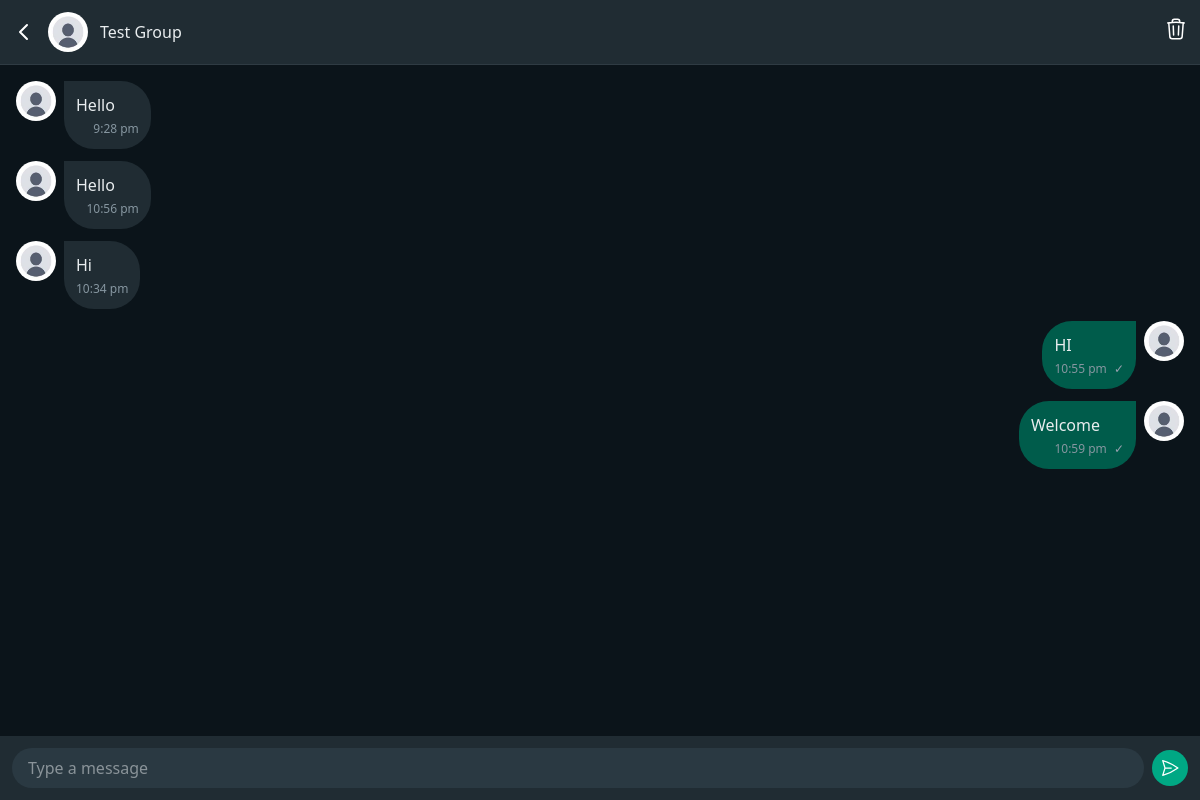
The page /chat/group/1 (signed in) on the database as committed earlier.
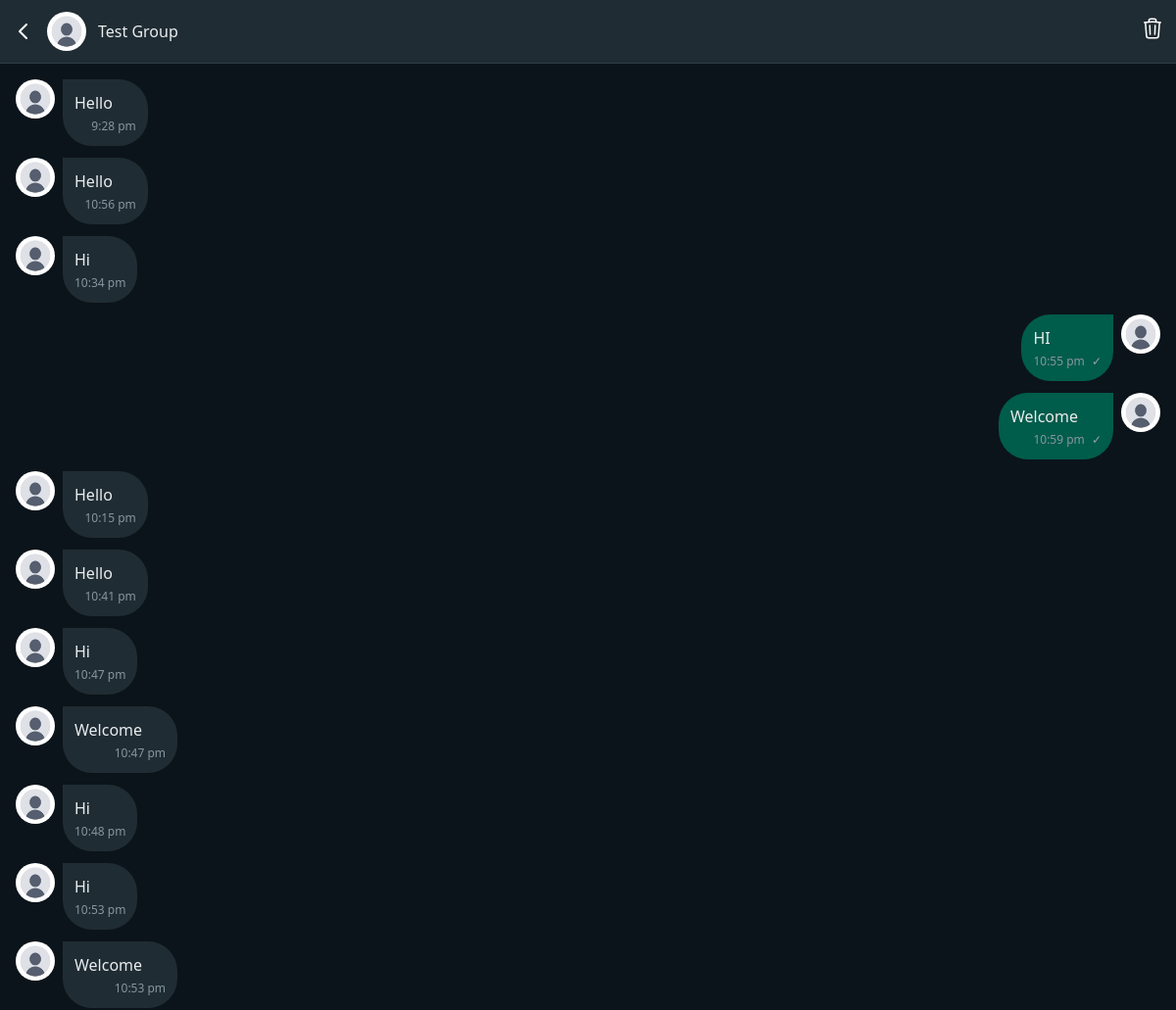
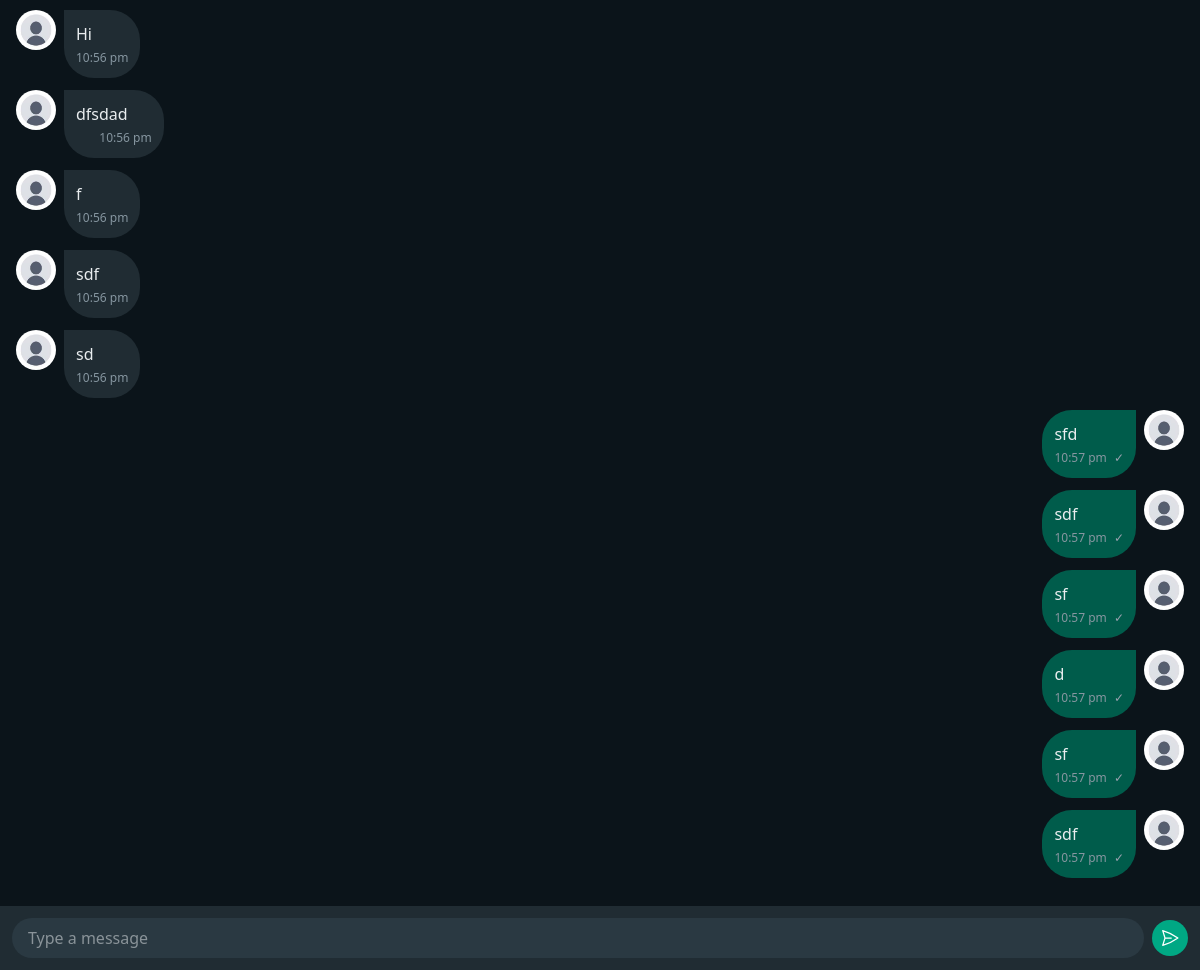
The same page on the database as committed later (2 pictures, top to bottom).
### chat/models.py (models this page shows, shortened)
class GroupModel(models.Model):
    name = models.CharField(max_length=100)
    participants = models.ManyToManyField(
        CustomUser,
        related_name='room_participants'
    )
    created_at = models.DateTimeField(auto_now_add=True)
    updated_at = models.DateTimeField(auto_now=True)
    admin = models.ForeignKey(
        CustomUser,
        on_delete=models.SET_NULL,
        null=True,
        blank=True,
        related_name='admin_of_room'
    )
    avatar = models.ImageField(
        upload_to=userDirectoryPath,
        default='default.jpg'
    )
    is_active = models.BooleanField(default=True)
    description = models.TextField(blank=True, null=True)
    class Meta:
        ordering = ['-updated_at']
    def __str__(self):
        return f"{self.name} (Admin: {self.admin})"

class GroupMessagesModel(models.Model):
    room = models.ForeignKey(
        GroupModel,
        on_delete=models.CASCADE,
        related_name='messages'
    )
    sender = models.ForeignKey(
        CustomUser,
        on_delete=models.CASCADE,
        related_name='messages_sent'
    )
    message = models.TextField()
    timestamp = models.DateTimeField(auto_now_add=True)
    read = models.BooleanField(default=False)
    class Meta:
        ordering = ["timestamp"]
        indexes = [
            models.Index(fields=["room", "timestamp"]),
            models.Index(fields=["sender"]),
        ]
    def __str__(self):
        return f"{self.sender} → {self.room}: {self.message[:20]}"

### userauths/models.py (models this page shows, shortened)
class CustomUser(AbstractUser):
    username = models.CharField(
        max_length=20,
        unique=True,
        blank=False,
        validators=[
            RegexValidator(
                regex='^[a-zA-Z0-9_]+$',
                message='Username can only contain letters, numbers, and underscores',
                code='invalid_username'
            )
        ],
        help_text='Required 20 characters or fewer. Letters, digits and _ only.'
    )
    email = models.EmailField(
        unique=True,
        blank=False,
        help_text='Required. Must be a valid email address.'
    )
    bio = models.TextField(
        max_length=500,  # Increased from 100
        blank=True,  # Changed from False
        help_text='Tell us about yourself (500 characters max)'
    )
    avatar = models.ImageField(
        upload_to=userDirectoryPath,
        default='default.jpg',
        help_text='Profile picture (300x300 recommended)'
    )
    website = models.URLField(
        blank=True,
        default='',
        help_text='Your personal website'
    )
    facebook = models.URLField(
        blank=True,
        default='',
        help_text='Your Facebook profile URL'
    )
    instagram = models.URLField(  # Fixed typo from 'instagran'
        blank=True,
        default='',
        help_text='Your Instagram profile URL'
    )
    twitter = models.URLField(
        blank=True,
        default='',
        help_text='Your Twitter profile URL'
    )
    is_verified = models.BooleanField(
        default=False,
        help_text='Designates whether the user has verified their email'
    )
    last_activity = models.DateTimeField(
        null=True,
        blank=True,
        help_text='Last time the user was active'
    )
    USERNAME_FIELD = 'email'
    REQUIRED_FIELDS = ['username']  # Email is already required by default
    class Meta:
        verbose_name = 'User'
        verbose_name_plural = 'Users'
        ordering = ['-date_joined']
    def __str__(self):
        return f'{self.username}'

### chat/views.py (the view, shortened to what this page needs)
# urls.py: path('group/<int:pk>', GroupView.as_view(), name='group'),
class GroupView(LoginRequiredMixin, View):
    login_url = '/'  # Redirect URL if not authenticated
    redirect_field_name = 'next'  # Default (optional)
    def get(self, request, pk):
        try:
            group = GroupModel.objects.get(pk=pk)
            messages = group.messages.all().order_by('timestamp')
            print(f'Messages --> {messages}')
        except Exception as e:
            messages.error(request, f"Error loading conversations: {str(e)}")
        return render(request, 'chat/group.html', {
            'group': group,
            'chat_messages': messages
        })

### templates/chat/group.html (shortened to what this page needs)
{% extends "chat/base.html" %}
{% block content %}
  {% load static %}
  <div
    class="flex flex-col h-screen bg-[#0B141A]"
    id="chat-container"
    data-group-id="{{group.id}}"
    data-user-id="{{ request.user.id }}"
    data-user-name="{{ request.user.username }}"
    data-user-avatar="{{ request.user.avatar.url }}"
    >
    <div class="p-3 border-b border-[#2F3B43] bg-[#202C33] flex justify-between items-center">
        <div class="flex items-center space-x-3">
          <a href="{% url 'user-conversations' %}" class="text-white" title="Back">
            <svg class="w-6 h-6" fill="none" stroke="currentColor" viewBox="0 0 24 24">
              <path stroke-linecap="round" stroke-linejoin="round" stroke-width="2" d="M15 19l-7-7 7-7"></path>
            </svg>
          </a>
          <img
            src="{{ group.avatar.url|default:'/media/default.jpg' }}"
            alt="{{ group.name }}"
            class="w-10 h-10 rounded-full object-cover"
            onerror="this.src='/static/images/default-avatar.jpg'"
          />
          <div>
            <h2 class="font-medium text-[#E9EDEF]">
              {{ group.name }}
            </h2>
          </div>
        </div>
      {% if user == group.admin %}
      <form method="get" action=""
          onsubmit="return confirm('Are you sure? This will delete ALL messages in this group permanently!')">
          <button type="submit" class="btn text-[#fff] cursor-pointer" title="Delete group">
          </button>
      </form>
  {% endif %}
    </div>
    <div
      class="flex-1 overflow-y-auto p-4 space-y-2 bg-[#0B141A] bg-opacity-95"
      id="messages-container"
    >
      {% for message in chat_messages %}
      <div
        class="flex {% if message.sender == request.user %}justify-end{% else %}justify-start{% endif %} gap-2 mb-3"
      >
        {% if message.sender != request.user %}
        <img
          src="{{ message.sender.avatar.url|default:'/media/default.jpg' }}"
          alt="{{ message.sender.username }}"
          class="w-10 h-10 rounded-full object-cover flex-shrink-0"
          onerror="this.src='/static/images/default-avatar.jpg'"
        />
        {% endif %}
        <div
          class="max-w-[65%] rounded-br-[30px] rounded-bl-[30px] p-3 {% if message.sender == request.user %}rounded-tl-[30px] bg-[#005C4B]{% else %}rounded-tr-[30px] bg-[#202C33]{% endif %} group relative"
        >
          <div class="relative">
            <p class="text-[#E9EDEF] pr-6">{{ message.message }}</p>
          </div>
          <p class="text-xs text-[#8696A0] text-right mt-1">
            {{ message.timestamp|time:"g:i A"|lower }}
            {% if message.sender == request.user %}
                <span class="ml-1 text-gray-400">✓</span>
            {% endif %}
          </p>
        </div>
        {% if message.sender == request.user %}
        <img
          src="{{ message.sender.avatar.url|default:'/media/default.jpg' }}"
          alt="{{ request.user.username }}"
          class="w-10 h-10 rounded-full object-cover flex-shrink-0"
          onerror="this.src='/static/images/default-avatar.jpg'"
        />
        {% endif %}
      </div>
      {% empty %}
      <div class="text-center text-[#8696A0] py-8">No messages yet</div>
      {% endfor %}
    </div>
    <div class="p-3 bg-[#202C33]">
      <form method="post" id="chat-form" class="flex items-center gap-2 w-full">
        <div class="flex-1 min-w-0">
          <input
            type="text"
            name="body"
            id="body"
            placeholder="Type a message"
            class="w-full bg-[#2A3942] text-[#E9EDEF] rounded-full px-4 py-2 focus:outline-none focus:ring-1 focus:ring-[#00A884]"
            autocomplete="off"
            required
          />
        </div>
        <button
          type="submit"
          class="shrink-0 bg-[#00A884] text-white rounded-full p-2 hover:bg-[#06CF9C] focus:outline-none focus:ring-1 focus:ring-white cursor-pointer"
          aria-label="Send message"
        >
          <svg
            xmlns="http://www.w3.org/2000/svg"
            class="h-5 w-5"
            fill="none"
            viewBox="0 0 24 24"
            stroke-width="1.5"
            stroke="currentColor"
            class="size-6"
          >
            <path
              stroke-linecap="round"
              stroke-linejoin="round"
              d="M6 12 3.269 3.125A59.769 59.769 0 0 1 21.485 12 59.768 59.768 0 0 1 3.27 20.875L5.999 12Zm0 0h7.5"
            />
          </svg>
        </button>
      </form>
    </div>
  </div>
{% endblock content %}

### templates/chat/base.html (shortened to what this page needs)
<!DOCTYPE html>
<html lang="en">
  <head>
    {% load static %}
    <script src="https://cdn.jsdelivr.net/npm/@tailwindcss/browser@4"></script>
  </head>
  <body class="bg-gray-600">
    {% block content %} {% endblock content %}
  </body>
</html>

Rows that differ between the two databases and show on the page:
added GroupMessagesModel: sender.avatar (placeholder picture), message "Hello", timestamp "10:15 pm"
added GroupMessagesModel: sender.avatar (placeholder picture), message "Hello", timestamp "10:41 pm"
added GroupMessagesModel: sender.avatar (placeholder picture), message "Hi", timestamp "10:47 pm"
added GroupMessagesModel: sender.avatar (placeholder picture), message "Welcome", timestamp "10:47 pm"
added GroupMessagesModel: sender.avatar (placeholder picture), message "Hi", timestamp "10:48 pm"
added GroupMessagesModel: sender.avatar (placeholder picture), message "Hi", timestamp "10:53 pm"
added GroupMessagesModel: sender.avatar (placeholder picture), message "Welcome", timestamp "10:53 pm"
added GroupMessagesModel: sender.avatar (placeholder picture), message "Hi", timestamp "10:56 pm"
added GroupMessagesModel: sender.avatar (placeholder picture), message "dfsdad", timestamp "10:56 pm"
added GroupMessagesModel: sender.avatar (placeholder picture), message "f", timestamp "10:56 pm"
added GroupMessagesModel: sender.avatar (placeholder picture), message "sdf", timestamp "10:56 pm"
added GroupMessagesModel: sender.avatar (placeholder picture), message "sd", timestamp "10:56 pm"
added GroupMessagesModel: message "sfd", timestamp "10:57 pm", sender.avatar (placeholder picture)
added GroupMessagesModel: message "sdf", timestamp "10:57 pm", sender.avatar (placeholder picture)
added GroupMessagesModel: message "sf", timestamp "10:57 pm", sender.avatar (placeholder picture)
added GroupMessagesModel: message "d", timestamp "10:57 pm", sender.avatar (placeholder picture)
added GroupMessagesModel: message "sf", timestamp "10:57 pm", sender.avatar (placeholder picture)
added GroupMessagesModel: message "sdf", timestamp "10:57 pm", sender.avatar (placeholder picture)
